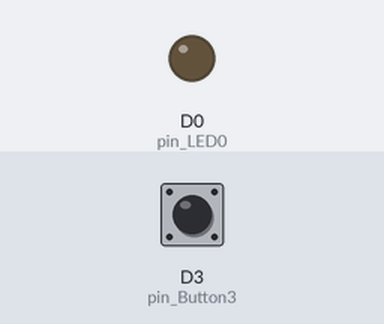
Simulated run of this sketch. Board: ESP8266 (NodeMCU). Parts: output pins drawn as LEDs (lit = HIGH). Inputs (shaded band) come from the test bench; at power-on: D3 (pin_Button3) HIGH.

Above: at 1.2 s.
1.3 s: D3 (pin_Button3) pulled LOW for 0.15 s
At 1.37 s:
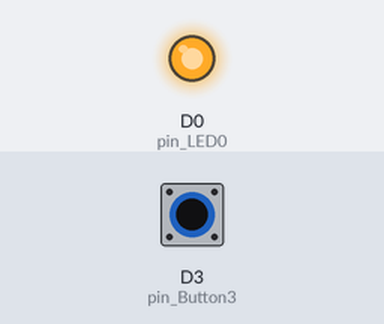
2.9 s: D3 (pin_Button3) pulled LOW for 3.2 s
At 6.4 s:
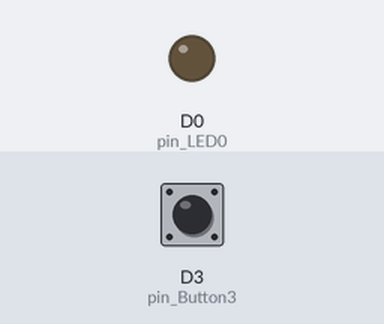
Timing chart, 0 to 7.9 s (numbered marks = the images above; inputs shaded):
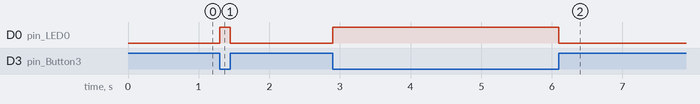

The sketch:

LED_Button2_8266.ino
```cpp
//  Example 4.2 - LED_Button2_8266.ino
//  Turning an LED in pin 8 on and off using a button switch in pin 2

// Arduino pins being used
int pin_LED0 = D0;
int pin_Button3 = D3;

// Variables new and old button states
boolean oldButton3State = HIGH;
boolean newButton3State = HIGH;

void setup()
{
    pinMode(pin_LED0, OUTPUT);
    digitalWrite(pin_LED0,LOW);
    pinMode(pin_Button3, INPUT);
}

void loop()
{
    newButton3State = digitalRead(pin_Button3);

    if ( newButton3State != oldButton3State )
    {
       if ( newButton3State == LOW )
       {
        digitalWrite(pin_LED0, HIGH);
       }
       else
       {
        digitalWrite(pin_LED0, LOW);
       }

       oldButton3State = newButton3State;
    }
}
```

Measured:
- after the input at 1.3 s, D0 (pin_LED0): LOW → HIGH at once, → LOW 0.15 s later
- after the input at 2.9 s, D0 (pin_LED0): LOW → HIGH at once, → LOW 3.2 s later
